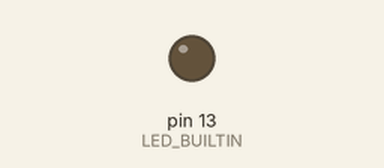
Recording of a sketch running on a simulated Arduino Uno, built with avr-gcc and run on an emulated ATmega328P. Parts: output pins drawn as LEDs (lit = HIGH).

Above: at 0.9 s.
At 2.7 s:
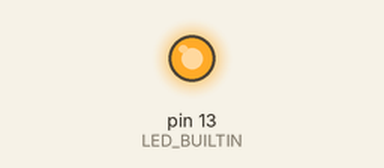
Timing chart, 0 to 3.0 s (numbered marks = the images above):
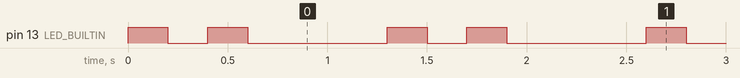

The sketch:

light-sail.ino
```cpp
void setup() {
    pinMode(LED_BUILTIN, OUTPUT);
}

void loop() {
    digitalWrite(LED_BUILTIN, HIGH);
    delay(200);
    digitalWrite(LED_BUILTIN, LOW);
    delay(200);
    digitalWrite(LED_BUILTIN, HIGH);
    delay(200);
    digitalWrite(LED_BUILTIN, LOW);
    delay(700);
}
```

Measured:
- by itself, pin 13 (LED_BUILTIN): repeats every 1.3 s: LOW 0.20 s, HIGH 0.20 s, LOW 0.70 s, HIGH 0.20 s
- by itself, everything shown: repeats every 1.3 s, in 4 steps
